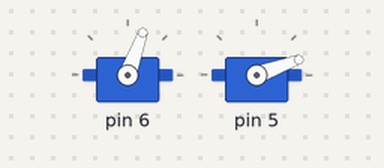
Bench run of a sketch on a simulated Arduino Uno, built with avr-gcc and run on an emulated ATmega328P. On the bench: 2 × servo.

Above: at 0.05 s.
At 4.75 s:
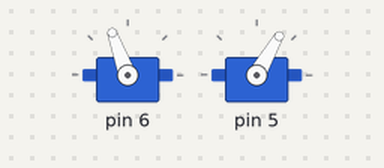
At 9.45 s:
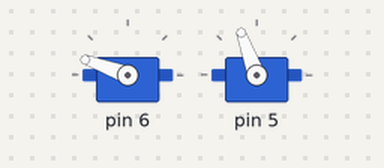
At 18.95 s:
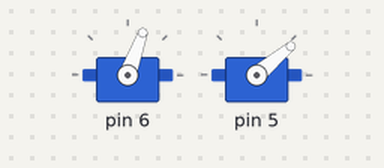
Timing chart, 0 to 26.0 s (numbered marks = the images above):
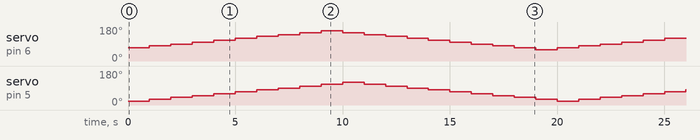

The sketch:

animatronic_eye.ino
```cpp
//include library for servo
#include <Servo.h>

//define name of the servo motors
Servo upDownServo;
Servo rightLeftServo;

//define position name and value
#define left 60
#define right 120
#define middle 90
#define closed 60
#define fullOpen 160
#define halfOpen 120
#define waitTime 750

class Sweeper
{
  Servo servo;              // the servo
  int pos;              // current servo position
  int prevPos;          // previous servo position
  int increment;        // increment to move for each interval
  int  updateInterval;      // interval between updates
  unsigned long lastUpdate; // last update of position

  int start;
  int end;

  int target;

public:
  Sweeper(int startValue, int endValue)
  {
    start = startValue;
    end = endValue;
    target = end;
    servo.write(start);
    pos = start;
    increment = (end - start) / 10;
  }

  void Attach(int pin)
  {
    servo.attach(pin);
  }

  void Detach()
  {
    servo.detach();
  }

  void Update()
  {
    pos += increment;
    servo.write(pos);
    if (pos >= end || pos <= start) {
      increment = -increment;
    }
    /*
    int newPos = 0.5 * pos;
    if (target == end) {
      newPos += 0.5 * target;
    } else {
      newPos -= 0.5 * target;
    }
    pos = increment;
    servo.write(pos);
    if (pos >= end) {
      target = start;
    } else if(pos <= start) {
      target = end;
    }
    */

  }
};

Sweeper upDown(60, 160);
Sweeper rightLeft(20, 120);

void setup() {
  //define pin numbers of the servo motors
  //upDownServo.attach(6);
  //rightLeftServo.attach(5);
  //starting position of the servo motors
  //delay(10);
  //upDownServo.write(closed);
  //rightLeftServo.write(middle);

  upDown.Attach(6);
  rightLeft.Attach(5);
}

void loop() {
  upDown.Update();
  delay(1000);
  // TODO: change to millis
  rightLeft.Update();

  /*
  delay(1000);
  upDownServo.write(halfOpen);
  delay(waitTime);
  rightLeftServo.write(right);
  delay(waitTime);
  rightLeftServo.write(left);
  delay(waitTime);
  rightLeftServo.write(middle);

  delay(1000);
  upDownServo.write(closed);
  delay(waitTime);
  upDownServo.write(fullOpen);
  delay(waitTime);
  upDownServo.write(closed);
  delay(waitTime);
  upDownServo.write(fullOpen);
  delay(waitTime);
  rightLeftServo.write(right);
  delay(waitTime);
  rightLeftServo.write(left);
  delay(waitTime);
  rightLeftServo.write(middle);
  upDownServo.write(halfOpen);
  delay(waitTime);
  rightLeftServo.write(right);
  delay(waitTime);
  rightLeftServo.write(left);
  delay(waitTime);
  rightLeftServo.write(middle);
  delay(waitTime);
  upDownServo.write(fullOpen);
  delay(waitTime);
  upDownServo.write(halfOpen);
  delay(waitTime);
  upDownServo.write(fullOpen);
  delay(waitTime);
  rightLeftServo.write(right);
  delay(waitTime);
  rightLeftServo.write(left);
  delay(waitTime);
  rightLeftServo.write(middle);
  */
}
```
